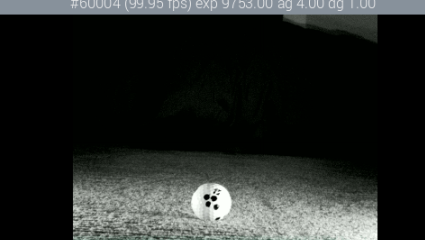
#> input picture BallRecognition_Test/Ball_Rec1 - Indoor - High Light.png, 425 x 240 px
$ python visualize_clahe.py
#> lines starting #> are read from the running program, lines starting #| are printed output that depends on the picture; after the words box and inside, x2 and y2 are one past the last pixel; in counts of white or black regions, pixels touching at a corner belong together
#!/usr/bin/env python3
"""
Visualize CLAHE effect on ball detection
Shows before/after comparison
"""

import cv2
import numpy as np
import sys

def visualize_clahe(image_path):
    """Show CLAHE effect on image"""

    frame = cv2.imread(image_path)
#> frame is the input picture: shape (240, 425, 3); mean B, G, R 38.3, 40.4, 37.3
    if frame is None:
        print(f"ERROR: Could not read {image_path}")
        return

    # Convert to grayscale
    if len(frame.shape) == 3:
        gray = cv2.cvtColor(frame, cv2.COLOR_BGR2GRAY)
    else:
        gray = frame

    print(f"Analyzing CLAHE effect on: {image_path}\n")
    print("="*60)

    # Original image stats
    print("ORIGINAL IMAGE:")
    print(f"  Brightness range: {gray.min()}-{gray.max()}")
#|   Brightness range: 0-254
    print(f"  Mean brightness: {gray.mean():.1f}")
#|   Mean brightness: 39.2
    print(f"  Std deviation: {gray.std():.1f}")
#|   Std deviation: 64.1

    # Calculate histogram
    hist_original = cv2.calcHist([gray], [0], None, [256], [0, 256])
#> hist_original = 256 values, max 34397 at index 1, min 0 at index 255, mean 398.4
    pixels_below_50 = np.sum(hist_original[0:50])
#> pixels_below_50 = 74418
    pixels_above_200 = np.sum(hist_original[200:256])
#> pixels_above_200 = 2458
    total_pixels = gray.size
#> total_pixels = 102000

    print(f"  Dark pixels (<50): {pixels_below_50/total_pixels*100:.1f}%")
#|   Dark pixels (<50): 73.0%
    print(f"  Bright pixels (>200): {pixels_above_200/total_pixels*100:.1f}%")
#|   Bright pixels (>200): 2.4%

    # Apply CLAHE
    clahe = cv2.createCLAHE(clipLimit=6.0, tileGridSize=(6, 6))
    enhanced = clahe.apply(gray)
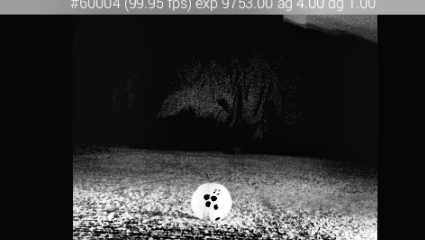
#> enhanced: shape (240, 425); min 0, max 255, mean 49.7

    print("\n" + "="*60)
    print("AFTER CLAHE:")
    print(f"  Brightness range: {enhanced.min()}-{enhanced.max()}")
#|   Brightness range: 0-255
    print(f"  Mean brightness: {enhanced.mean():.1f}")
#|   Mean brightness: 49.7
    print(f"  Std deviation: {enhanced.std():.1f}")
#|   Std deviation: 66.0

    # Calculate enhanced histogram
    hist_enhanced = cv2.calcHist([enhanced], [0], None, [256], [0, 256])
#> hist_enhanced = 256 values, max 26443 at index 7, min 3 at index 0, mean 398.4
    pixels_below_50_e = np.sum(hist_enhanced[0:50])
#> pixels_below_50_e = 70874
    pixels_above_200_e = np.sum(hist_enhanced[200:256])
#> pixels_above_200_e = 4617

    print(f"  Dark pixels (<50): {pixels_below_50_e/total_pixels*100:.1f}%")
#|   Dark pixels (<50): 69.5%
    print(f"  Bright pixels (>200): {pixels_above_200_e/total_pixels*100:.1f}%")
#|   Bright pixels (>200): 4.5%

    print("\n" + "="*60)
    print("IMPROVEMENT:")
    mean_diff = enhanced.mean() - gray.mean()
#> mean_diff = 10.48
    std_diff = enhanced.std() - gray.std()
#> std_diff = 1.91

    print(f"  Mean brightness: {mean_diff:+.1f} ({'+' if mean_diff > 0 else ''}{mean_diff/gray.mean()*100:.1f}%)")
#|   Mean brightness: +10.5 (+26.7%)
    print(f"  Contrast (std): {std_diff:+.1f} ({'+' if std_diff > 0 else ''}{std_diff/gray.std()*100:.1f}%)")
#|   Contrast (std): +1.9 (+3.0%)

    # Test ball region detection
    print("\n" + "="*60)
    print("BALL DETECTION COMPARISON:\n")

    # Original detection
    _, bright_original = cv2.threshold(gray, 100, 255, cv2.THRESH_BINARY)
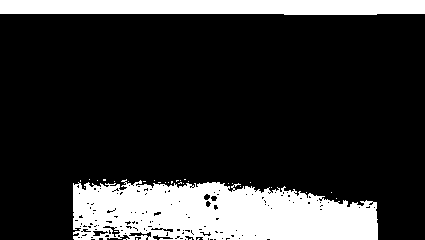
#> bright_original: shape (240, 425); 20.2% white; 33 white regions (31 under 20 px), largest, box (x1, y1, x2, y2) and area: (73, 179, 378, 240) 14450, (0, 0, 425, 15) 6043
    bright_pixels_orig = np.count_nonzero(bright_original)
#> bright_pixels_orig = 20558

    # CLAHE detection
    _, bright_clahe = cv2.threshold(enhanced, 100, 255, cv2.THRESH_BINARY)
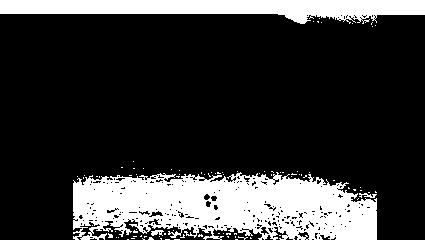
#> bright_clahe: shape (240, 425); 21.7% white; 89 white regions (85 under 20 px), largest, box (x1, y1, x2, y2) and area: (73, 172, 377, 240) 15346, (0, 0, 425, 24) 6485, (151, 230, 164, 236) 51, (359, 193, 377, 198) 47
    bright_pixels_clahe = np.count_nonzero(bright_clahe)
#> bright_pixels_clahe = 22184

    print(f"Bright pixels (threshold=100) without CLAHE: {bright_pixels_orig} ({bright_pixels_orig/total_pixels*100:.1f}%)")
#| Bright pixels (threshold=100) without CLAHE: 20558 (20.2%)
    print(f"Bright pixels (threshold=100) with CLAHE: {bright_pixels_clahe} ({bright_pixels_clahe/total_pixels*100:.1f}%)")
#| Bright pixels (threshold=100) with CLAHE: 22184 (21.7%)
    print(f"Improvement: {bright_pixels_clahe - bright_pixels_orig:+d} pixels ({(bright_pixels_clahe - bright_pixels_orig)/bright_pixels_orig*100:+.1f}%)")
#| Improvement: +1626 pixels (+7.9%)

    # Show what areas are enhanced
    print("\n" + "="*60)
    print("REGIONAL ENHANCEMENT:")

    # Divide into 4 quadrants
    h, w = gray.shape
#> h = 240; w = 425
    regions = [
        ("Top-left", gray[0:h//2, 0:w//2], enhanced[0:h//2, 0:w//2]),
        ("Top-right", gray[0:h//2, w//2:w], enhanced[0:h//2, w//2:w]),
        ("Bottom-left", gray[h//2:h, 0:w//2], enhanced[h//2:h, 0:w//2]),
        ("Bottom-right", gray[h//2:h, w//2:w], enhanced[h//2:h, w//2:w])
    ]

    for name, orig_region, enhanced_region in regions:
        orig_mean = orig_region.mean()
        enh_mean = enhanced_region.mean()
        improvement = enh_mean - orig_mean
        print(f"  {name:15s}: {orig_mean:5.1f} → {enh_mean:5.1f} ({improvement:+5.1f})")
#> this loop made 4 passes
#> (name, orig_mean, enh_mean, improvement) on passes 1 to 4: ('Top-left', 19.29, 28.7, 9.41), ('Top-right', 22.59, 34.72, 12.13), ('Bottom-left', 52.06, 64.99, 12.93), ('Bottom-right', 62.82, 70.29, 7.48)
#|   Top-left       :  19.3 →  28.7 ( +9.4)
#|   Top-right      :  22.6 →  34.7 (+12.1)
#|   Bottom-left    :  52.1 →  65.0 (+12.9)
#|   Bottom-right   :  62.8 →  70.3 ( +7.5)

    print("\n" + "="*60)
    print("SUMMARY:")
    print("CLAHE enhances local contrast in each 6×6 tile independently.")
    print("This makes the ball stand out better from varying backgrounds.")
    print("=" * 60)

if __name__ == "__main__":
    image = sys.argv[1] if len(sys.argv) > 1 else "BallRecognition_Test/Ball_Rec1 - Indoor - High Light.png"
    visualize_clahe(image)

$ run again, with BallRecognition_Test/Ball_Rec2 - Indoor - High Light.png copied over BallRecognition_Test/Ball_Rec1 - Indoor - High Light.png
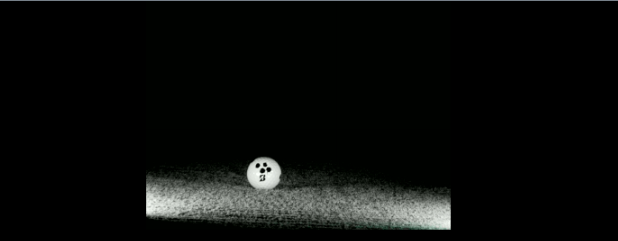
#> input picture BallRecognition_Test/Ball_Rec2 - Indoor - High Light.png, 618 x 241 px
#> in visualize_clahe, frame is the input picture: shape (241, 618, 3); mean B, G, R 10.8, 12.2, 10.8
#|   Brightness range: 0-254
#|   Mean brightness: 11.6
#|   Std deviation: 36.9
#> hist_original = 256 values, max 78139 at index 0, min 0 at index 247, mean 581.8
#> pixels_below_50 = 136462
#> pixels_above_200 = 1161
#|   Dark pixels (<50): 91.6%
#|   Bright pixels (>200): 0.8%
#|   Brightness range: 0-255
#|   Mean brightness: 22.2
#|   Std deviation: 44.0
#> hist_enhanced = 256 values, max 74484 at index 7, min 0 at index 2, mean 581.8
#> pixels_below_50_e = 134081
#> pixels_above_200_e = 2534
#|   Dark pixels (<50): 90.0%
#|   Bright pixels (>200): 1.7%
#> mean_diff = 10.61
#> std_diff = 7.05
#|   Mean brightness: +10.6 (+91.6%)
#|   Contrast (std): +7.0 (+19.1%)
#> in visualize_clahe, `_, bright_original = cv2.threshold(gray, 100, 255, cv2.THRESH_BINARY)`:
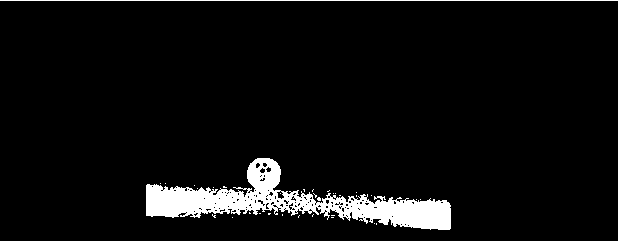
#> bright_original: shape (241, 618); 5.6% white; 34 white regions (32 under 20 px), largest, box (x1, y1, x2, y2) and area: (146, 158, 451, 230) 7569, (0, 0, 618, 1) 618
#> bright_pixels_orig = 8276
#> in visualize_clahe, `_, bright_clahe = cv2.threshold(enhanced, 100, 255, cv2.THRESH_BINARY)`:
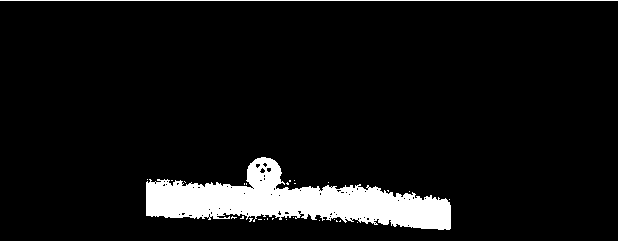
#> bright_clahe: shape (241, 618); 7.5% white; 29 white regions (27 under 20 px), largest, box (x1, y1, x2, y2) and area: (146, 157, 451, 230) 10492, (0, 0, 618, 1) 618
#> bright_pixels_clahe = 11186
#| Bright pixels (threshold=100) without CLAHE: 8276 (5.6%)
#| Bright pixels (threshold=100) with CLAHE: 11186 (7.5%)
#| Improvement: +2910 pixels (+35.2%)
#> the loop in visualize_clahe, `for name, orig_region, enhanced_region in regions:` made 4 passes
#> (name, orig_mean, enh_mean, improvement) on passes 1 to 4: ('Top-left', 1.57, 9.85, 8.28), ('Top-right', 1.51, 9.25, 7.74), ('Bottom-left', 25.11, 39.12, 14.01), ('Bottom-right', 17.99, 30.37, 12.38)
#> (printed output is left out)
